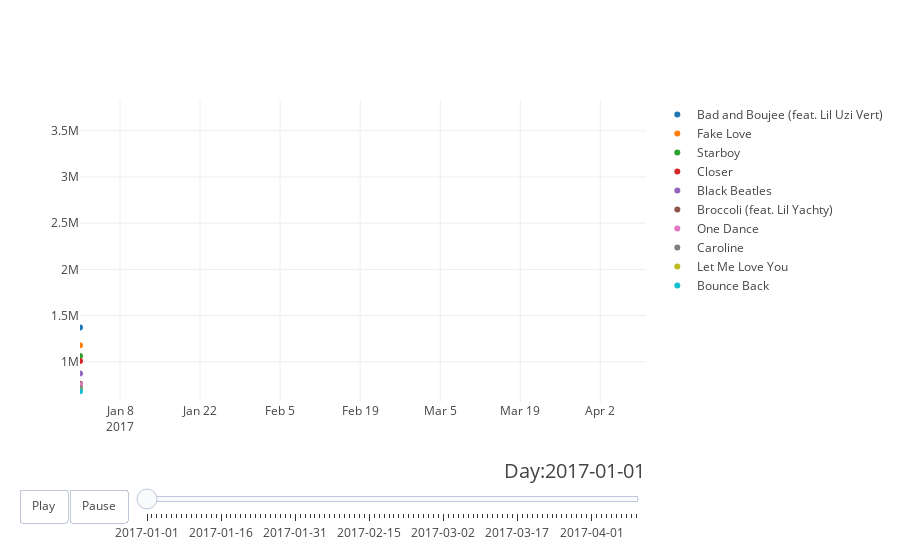

Notebook cell for this chart:
### Markdown cell above
Creates the line chart animation. Looks kind of trippy right now becuase the colors change and sometimes a song reenters the chart, though only the color thing is potentially fixable.

### Code cell
#run this cell to show the animation!
region_chosen = all_region_codes[region_selector.index]
df_specific_region = df[df['Region'] == region_chosen]
df_specific_region = df_specific_region[df_specific_region["Position"] <= 10]   #only consider the top 10 positions
region_days = sorted(df_specific_region["Date"].unique().tolist())
if len(region_days) > 100:
    print("truncating no. of days to just 100 for better performance")
    region_days = region_days[:100]

figure = {
    'data': [],
    'layout': {},
    'frames': []
}

# fill in most of layout
figure['layout']['hovermode'] = 'closest'
figure['layout']['sliders'] = {
    'args': [
        'transition', {
            'duration': 400,
            'easing': 'cubic-in-out'
        }
    ],
    'initialValue': region_days[0],
    'plotlycommand': 'animate',
    'values': region_days,
    'visible': True
}
figure['layout']['xaxis'] = {'range':[region_days[0], region_days[-1]]}
min_y = df_specific_region["Streams"].unique().tolist()
max_y = max(min_y)/(1.5)
min_y = min(min_y)
figure['layout']['yaxis'] = {'range':[min_y, max_y]}

figure['layout']['updatemenus'] = [
    {
        'buttons': [
            {
                'args': [None, {'frame': {'duration': 200, 'redraw': False},
                         'fromcurrent': True, 'transition': {'duration': 100, 'easing': 'quadratic-in-out'}}],
                'label': 'Play',
                'method': 'animate'
            },
            {
                'args': [[None], {'frame': {'duration': 0, 'redraw': False}, 'mode': 'immediate',
                'transition': {'duration': 0}}],
                'label': 'Pause',
                'method': 'animate'
            }
        ],
        'direction': 'left',
        'pad': {'r': 10, 't': 87},
        'showactive': False,
        'type': 'buttons',
        'x': 0.1,
        'xanchor': 'right',
        'y': 0,
        'yanchor': 'top'
    }
]

sliders_dict = {
    'active': 0,
    'yanchor': 'top',
    'xanchor': 'left',
    'currentvalue': {
        'font': {'size': 20},
        'prefix': 'Day:',
        'visible': True,
        'xanchor': 'right'
    },
    'transition': {'duration': 200, 'easing': 'cubic-in-out'},
    'pad': {'b': 10, 't': 50},
    'len': 0.9,
    'x': 0.1,
    'y': 0,
    'steps': []
}

# make initial day data
date = region_days[0]
df_song_data_day = df_specific_region[df_specific_region["Date"] == date]
for i, row in df_song_data_day.iterrows():
    position_y = row["Streams"]
    position_x = date
    datadict = {
        'x' : [position_x],
        'y' : [position_y],
        'mode' :'markers',
        'name' : row["Track Name"]
    }
    figure['data'].append(datadict)

#making data for each frame
song_marks = {}    #{'name':[{x, y}]}
for i, date in enumerate(region_days):
    frame = {'data': [], 'name': date}
    df_song_data_day = df_specific_region[df_specific_region["Date"] == date]
    for i, row in df_song_data_day.iterrows():
        position_y = row["Streams"]
        position_x = date
        song_name = row["Track Name"]
        xs = [position_x]
        ys = [position_y]
        if song_name in song_marks.keys():
            xs.extend(song_marks[song_name]['x'])
            ys.extend(song_marks[song_name]['y'])
        data_dict = {
            'x' : xs,
            'y' : ys,
            'mode' :'markers+lines',
            'name' : song_name
        }
        song_marks[song_name] = {}
        song_marks[song_name]['x'] = xs
        song_marks[song_name]['y'] = ys
        frame['data'].append(data_dict)

    figure['frames'].append(frame)
    slider_step = {'args': [
        [date],
        {'frame': {'duration': 300, 'redraw': False},
         'mode': 'immediate',
       'transition': {'duration': 300}}
     ],
     'label': date,
     'method': 'animate'}
    sliders_dict['steps'].append(slider_step)

figure['layout']['sliders'] = [sliders_dict]

iplot(figure, filename='anim')

### Figure 1 — Plotly figure (JSON) as saved in the notebook; plotly's stock layout.template omitted (floating-point values rounded to 4 significant figures)
{"data": [{"mode": "markers", "name": "Bad and Boujee (feat. Lil Uzi Vert)", "type": "scatter", "uid": "062c3006-5c46-48b6-bab8-f1e1ba951921", "x": ["2017-01-01"], "y": [1371493]}, {"mode": "markers", "name": "Fake Love", "type": "scatter", "uid": "9b02a188-1327-4e0f-9a09-0617343d55f5", "x": ["2017-01-01"], "y": [1180074]}, {"mode": "markers", "name": "Starboy", "type": "scatter", "uid": "40532a33-c902-4b0d-a5d2-a43feee92d3d", "x": ["2017-01-01"], "y": [1064351]}, {"mode": "markers", "name": "Closer", "type": "scatter", "uid": "ca248262-f277-4880-aa05-e3d0dea4ce04", "x": ["2017-01-01"], "y": [1010492]}, {"mode": "markers", "name": "Black Beatles", "type": "scatter", "uid": "045d7731-bd1a-431b-8dad-168f4ebfd1f1", "x": ["2017-01-01"], "y": [874289]}, {"mode": "markers", "name": "Broccoli (feat. Lil Yachty)", "type": "scatter", "uid": "1fa116a3-a903-40b8-a405-4da74330e350", "x": ["2017-01-01"], "y": [763259]}, {"mode": "markers", "name": "One Dance", "type": "scatter", "uid": "91925c9b-4b4f-4bcf-b833-6b8ab97840ce", "x": ["2017-01-01"], "y": [753150]}, {"mode": "markers", "name": "Caroline", "type": "scatter", "uid": "7dcdb854-fe16-4966-b699-6b5cd3b76754", "x": ["2017-01-01"], "y": [714839]}, {"mode": "markers", "name": "Let Me Love You", "type": "scatter", "uid": "2974956a-267c-4925-9468-419e6e927f30", "x": ["2017-01-01"], "y": [690483]}, {"mode": "markers", "name": "Bounce Back", "type": "scatter", "uid": "91938d97-dbac-47ca-9c80-1690e510feb2", "x": ["2017-01-01"], "y": [682688]}], "layout": {"hovermode": "closest", "sliders": [{"active": 0, "currentvalue": {"font": {"size": 20}, "prefix": "Day:", "visible": true, "xanchor": "right"}, "len": 0.9, "pad": {"b": 10, "t": 50}, "steps": [{"args": [["2017-01-01"], {"frame": {"duration": 300, "redraw": false}, "mode": "immediate", "transition": {"duration": 300}}], "label": "2017-01-01", "method": "animate"}, {"args": [["2017-01-02"], {"frame": {"duration": 300, "redraw": false}, "mode": "immediate", "transition": {"duration": 300}}], "label": "2017-01-02", "method": "animate"}, {"args": [["2017-01-03"], {"frame": {"duration": 300, "redraw": false}, "mode": "immediate", "transition": {"duration": 300}}], "label": "2017-01-03", "method": "animate"}, {"args": [["2017-01-04"], {"frame": {"duration": 300, "redraw": false}, "mode": "immediate", "transition": {"duration": 300}}], "label": "2017-01-04", "method": "animate"}, {"args": [["2017-01-05"], {"frame": {"duration": 300, "redraw": false}, "mode": "immediate", "transition": {"duration": 300}}], "label": "2017-01-05", "method": "animate"}, {"args": [["2017-01-06"], {"frame": {"duration": 300, "redraw": false}, "mode": "immediate", "transition": {"duration": 300}}], "label": "2017-01-06", "method": "animate"}, {"args": [["2017-01-07"], {"frame": {"duration": 300, "redraw": false}, "mode": "immediate", "transition": {"duration": 300}}], "label": "2017-01-07", "method": "animate"}, {"args": [["2017-01-08"], {"frame": {"duration": 300, "redraw": false}, "mode": "immediate", "transition": {"duration": 300}}], "label": "2017-01-08", "method": "animate"}, {"args": [["2017-01-09"], {"frame": {"duration": 300, "redraw": false}, "mode": "immediate", "transition": {"duration": 300}}], "label": "2017-01-09", "method": "animate"}, {"args": [["2017-01-10"], {"frame": {"duration": 300, "redraw": false}, "mode": "immediate", "transition": {"duration": 300}}], "label": "2017-01-10", "method": "animate"}, {"args": [["2017-01-11"], {"frame": {"duration": 300, "redraw": false}, "mode": "immediate", "transition": {"duration": 300}}], "label": "2017-01-11", "method": "animate"}, {"args": [["2017-01-12"], {"frame": {"duration": 300, "redraw": false}, "mode": "immediate", "transition": {"duration": 300}}], "label": "2017-01-12", "method": "animate"}, {"args": [["2017-01-13"], {"frame": {"duration": 300, "redraw": false}, "mode": "immediate", "transition": {"duration": 300}}], "label": "2017-01-13", "method": "animate"}, {"args": [["2017-01-14"], {"frame": {"duration": 300, "redraw": false}, "mode": "immediate", "transition": {"duration": 300}}], "label": "2017-01-14", "method": "animate"}, {"args": [["2017-01-15"], {"frame": {"duration": 300, "redraw": false}, "mode": "immediate", "transition": {"duration": 300}}], "label": "2017-01-15", "method": "animate"}, {"args": [["2017-01-16"], {"frame": {"duration": 300, "redraw": false}, "mode": "immediate", "transition": {"duration": 300}}], "label": "2017-01-16", "method": "animate"}, {"args": [["2017-01-17"], {"frame": {"duration": 300, "redraw": false}, "mode": "immediate", "transition": {"duration": 300}}], "label": "2017-01-17", "method": "animate"}, {"args": [["2017-01-18"], {"frame": {"duration": 300, "redraw": false}, "mode": "immediate", "transition": {"duration": 300}}], "label": "2017-01-18", "method": "animate"}, {"args": [["2017-01-19"], {"frame": {"duration": 300, "redraw": false}, "mode": "immediate", "transition": {"duration": 300}}], "label": "2017-01-19", "method": "animate"}, {"args": [["2017-01-20"], {"frame": {"duration": 300, "redraw": false}, "mode": "immediate", "transition": {"duration": 300}}], "label": "2017-01-20", "method": "animate"}, {"args": [["2017-01-21"], {"frame": {"duration": 300, "redraw": false}, "mode": "immediate", "transition": {"duration": 300}}], "label": "2017-01-21", "method": "animate"}, {"args": [["2017-01-22"], {"frame": {"duration": 300, "redraw": false}, "mode": "immediate", "transition": {"duration": 300}}], "label": "2017-01-22", "method": "animate"}, {"args": [["2017-01-23"], {"frame": {"duration": 300, "redraw": false}, "mode": "immediate", "transition": {"duration": 300}}], "label": "2017-01-23", "method": "animate"}, {"args": [["2017-01-24"], {"frame": {"duration": 300, "redraw": false}, "mode": "immediate", "transition": {"duration": 300}}], "label": "2017-01-24", "method": "animate"}, {"args": [["2017-01-25"], {"frame": {"duration": 300, "redraw": false}, "mode": "immediate", "transition": {"duration": 300}}], "label": "2017-01-25", "method": "animate"}, {"args": [["2017-01-26"], {"frame": {"duration": 300, "redraw": false}, "mode": "immediate", "transition": {"duration": 300}}], "label": "2017-01-26", "method": "animate"}, {"args": [["2017-01-27"], {"frame": {"duration": 300, "redraw": false}, "mode": "immediate", "transition": {"duration": 300}}], "label": "2017-01-27", "method": "animate"}, {"args": [["2017-01-28"], {"frame": {"duration": 300, "redraw": false}, "mode": "immediate", "transition": {"duration": 300}}], "label": "2017-01-28", "method": "animate"}, {"args": [["2017-01-29"], {"frame": {"duration": 300, "redraw": false}, "mode": "immediate", "transition": {"duration": 300}}], "label": "2017-01-29", "method": "animate"}, {"args": [["2017-01-30"], {"frame": {"duration": 300, "redraw": false}, "mode": "immediate", "transition": {"duration": 300}}], "label": "2017-01-30", "method": "animate"}, {"args": [["2017-01-31"], {"frame": {"duration": 300, "redraw": false}, "mode": "immediate", "transition": {"duration": 300}}], "label": "2017-01-31", "method": "animate"}, {"args": [["2017-02-01"], {"frame": {"duration": 300, "redraw": false}, "mode": "immediate", "transition": {"duration": 300}}], "label": "2017-02-01", "method": "animate"}, {"args": [["2017-02-02"], {"frame": {"duration": 300, "redraw": false}, "mode": "immediate", "transition": {"duration": 300}}], "label": "2017-02-02", "method": "animate"}, {"args": [["2017-02-03"], {"frame": {"duration": 300, "redraw": false}, "mode": "immediate", "transition": {"duration": 300}}], "label": "2017-02-03", "method": "animate"}, {"args": [["2017-02-04"], {"frame": {"duration": 300, "redraw": false}, "mode": "immediate", "transition": {"duration": 300}}], "label": "2017-02-04", "method": "animate"}, {"args": [["2017-02-05"], {"frame": {"duration": 300, "redraw": false}, "mode": "immediate", "transition": {"duration": 300}}], "label": "2017-02-05", "method": "animate"}, {"args": [["2017-02-06"], {"frame": {"duration": 300, "redraw": false}, "mode": "immediate", "transition": {"duration": 300}}], "label": "2017-02-06", "method": "animate"}, {"args": [["2017-02-07"], {"frame": {"duration": 300, "redraw": false}, "mode": "immediate", "transition": {"duration": 300}}], "label": "2017-02-07", "method": "animate"}, {"args": [["2017-02-08"], {"frame": {"duration": 300, "redraw": false}, "mode": "immediate", "transition": {"duration": 300}}], "label": "2017-02-08", "method": "animate"}, {"args": [["2017-02-09"], {"frame": {"duration": 300, "redraw": false}, "mode": "immediate", "transition": {"duration": 300}}], "label": "2017-02-09", "method": "animate"}, {"args": [["2017-02-10"], {"frame": {"duration": 300, "redraw": false}, "mode": "immediate", "transition": {"duration": 300}}], "label": "2017-02-10", "method": "animate"}, {"args": [["2017-02-11"], {"frame": {"duration": 300, "redraw": false}, "mode": "immediate", "transition": {"duration": 300}}], "label": "2017-02-11", "method": "animate"}, {"args": [["2017-02-12"], {"frame": {"duration": 300, "redraw": false}, "mode": "immediate", "transition": {"duration": 300}}], "label": "2017-02-12", "method": "animate"}, {"args": [["2017-02-13"], {"frame": {"duration": 300, "redraw": false}, "mode": "immediate", "transition": {"duration": 300}}], "label": "2017-02-13", "method": "animate"}, {"args": [["2017-02-14"], {"frame": {"duration": 300, "redraw": false}, "mode": "immediate", "transition": {"duration": 300}}], "label": "2017-02-14", "method": "animate"}, {"args": [["2017-02-15"], {"frame": {"duration": 300, "redraw": false}, "mode": "immediate", "transition": {"duration": 300}}], "label": "2017-02-15", "method": "animate"}, {"args": [["2017-02-16"], {"frame": {"duration": 300, "redraw": false}, "mode": "immediate", "transition": {"duration": 300}}], "label": "2017-02-16", "method": "animate"}, {"args": [["2017-02-17"], {"frame": {"duration": 300, "redraw": false}, "mode": "immediate", "transition": {"duration": 300}}], "label": "2017-02-17", "method": "animate"}, {"args": [["2017-02-18"], {"frame": {"duration": 300, "redraw": false}, "mode": "immediate", "transition": {"duration": 300}}], "label": "2017-02-18", "method": "animate"}, {"args": [["2017-02-19"], {"frame": {"duration": 300, "redraw": false}, "mode": "immediate", "transition": {"duration": 300}}], "label": "2017-02-19", "method": "animate"}, {"args": [["2017-02-20"], {"frame": {"duration": 300, "redraw": false}, "mode": "immediate", "transition": {"duration": 300}}], "label": "2017-02-20", "method": "animate"}, {"args": [["2017-02-21"], {"frame": {"duration": 300, "redraw": false}, "mode": "immediate", "transition": {"duration": 300}}], "label": "2017-02-21", "method": "animate"}, {"args": [["2017-02-22"], {"frame": {"duration": 300, "redraw": false}, "mode": "immediate", "transition": {"duration": 300}}], "label": "2017-02-22", "method": "animate"}, {"args": [["2017-02-23"], {"frame": {"duration": 300, "redraw": false}, "mode": "immediate", "transition": {"duration": 300}}], "label": "2017-02-23", "method": "animate"}, {"args": [["2017-02-24"], {"frame": {"duration": 300, "redraw": false}, "mode": "immediate", "transition": {"duration": 300}}], "label": "2017-02-24", "method": "animate"}, {"args": [["2017-02-25"], {"frame": {"duration": 300, "redraw": false}, "mode": "immediate", "transition": {"duration": 300}}], "label": "2017-02-25", "method": "animate"}, {"args": [["2017-02-26"], {"frame": {"duration": 300, "redraw": false}, "mode": "immediate", "transition": {"duration": 300}}], "label": "2017-02-26", "method": "animate"}, {"args": [["2017-02-27"], {"frame": {"duration": 300, "redraw": false}, "mode": "immediate", "transition": {"duration": 300}}], "label": "2017-02-27", "method": "animate"}, {"args": [["2017-02-28"], {"frame": {"duration": 300, "redraw": false}, "mode": "immediate", "transition": {"duration": 300}}], "label": "2017-02-28", "method": "animate"}, {"args": [["2017-03-01"], {"frame": {"duration": 300, "redraw": false}, "mode": "immediate", "transition": {"duration": 300}}], "label": "2017-03-01", "method": "animate"}, {"args": [["2017-03-02"], {"frame": {"duration": 300, "redraw": false}, "mode": "immediate", "transition": {"duration": 300}}], "label": "2017-03-02", "method": "animate"}, {"args": [["2017-03-03"], {"frame": {"duration": 300, "redraw": false}, "mode": "immediate", "transition": {"duration": 300}}], "label": "2017-03-03", "method": "animate"}, {"args": [["2017-03-04"], {"frame": {"duration": 300, "redraw": false}, "mode": "immediate", "transition": {"duration": 300}}], "label": "2017-03-04", "method": "animate"}, {"args": [["2017-03-05"], {"frame": {"duration": 300, "redraw": false}, "mode": "immediate", "transition": {"duration": 300}}], "label": "2017-03-05", "method": "animate"}, {"args": [["2017-03-06"], {"frame": {"duration": 300, "redraw": false}, "mode": "immediate", "transition": {"duration": 300}}], "label": "2017-03-06", "method": "animate"}, {"args": [["2017-03-07"], {"frame": {"duration": 300, "redraw": false}, "mode": "immediate", "transition": {"duration": 300}}], "label": "2017-03-07", "method": "animate"}, {"args": [["2017-03-08"], {"frame": {"duration": 300, "redraw": false}, "mode": "immediate", "transition": {"duration": 300}}], "label": "2017-03-08", "method": "animate"}, {"args": [["2017-03-09"], {"frame": {"duration": 300, "redraw": false}, "mode": "immediate", "transition": {"duration": 300}}], "label": "2017-03-09", "method": "animate"}, {"args": [["2017-03-10"], {"frame": {"duration": 300, "redraw": false}, "mode": "immediate", "transition": {"duration": 300}}], "label": "2017-03-10", "method": "animate"}, {"args": [["2017-03-11"], {"frame": {"duration": 300, "redraw": false}, "mode": "immediate", "transition": {"duration": 300}}], "label": "2017-03-11", "method": "animate"}, {"args": [["2017-03-12"], {"frame": {"duration": 300, "redraw": false}, "mode": "immediate", "transition": {"duration": 300}}], "label": "2017-03-12", "method": "animate"}, {"args": [["2017-03-13"], {"frame": {"duration": 300, "redraw": false}, "mode": "immediate", "transition": {"duration": 300}}], "label": "2017-03-13", "method": "animate"}, {"args": [["2017-03-14"], {"frame": {"duration": 300, "redraw": false}, "mode": "immediate", "transition": {"duration": 300}}], "label": "2017-03-14", "method": "animate"}, {"args": [["2017-03-15"], {"frame": {"duration": 300, "redraw": false}, "mode": "immediate", "transition": {"duration": 300}}], "label": "2017-03-15", "method": "animate"}, {"args": [["2017-03-16"], {"frame": {"duration": 300, "redraw": false}, "mode": "immediate", "transition": {"duration": 300}}], "label": "2017-03-16", "method": "animate"}, {"args": [["2017-03-17"], {"frame": {"duration": 300, "redraw": false}, "mode": "immediate", "transition": {"duration": 300}}], "label": "2017-03-17", "method": "animate"}, {"args": [["2017-03-18"], {"frame": {"duration": 300, "redraw": false}, "mode": "immediate", "transition": {"duration": 300}}], "label": "2017-03-18", "method": "animate"}, {"args": [["2017-03-19"], {"frame": {"duration": 300, "redraw": false}, "mode": "immediate", "transition": {"duration": 300}}], "label": "2017-03-19", "method": "animate"}, {"args": [["2017-03-20"], {"frame": {"duration": 300, "redraw": false}, "mode": "immediate", "transition": {"duration": 300}}], "label": "2017-03-20", "method": "animate"}, {"args": [["2017-03-21"], {"frame": {"duration": 300, "redraw": false}, "mode": "immediate", "transition": {"duration": 300}}], "label": "2017-03-21", "method": "animate"}, {"args": [["2017-03-22"], {"frame": {"duration": 300, "redraw": false}, "mode": "immediate", "transition": {"duration": 300}}], "label": "2017-03-22", "method": "animate"}, {"args": [["2017-03-23"], {"frame": {"duration": 300, "redraw": false}, "mode": "immediate", "transition": {"duration": 300}}], "label": "2017-03-23", "method": "animate"}, {"args": [["2017-03-24"], {"frame": {"duration": 300, "redraw": false}, "mode": "immediate", "transition": {"duration": 300}}], "label": "2017-03-24", "method": "animate"}, {"args": [["2017-03-25"], {"frame": {"duration": 300, "redraw": false}, "mode": "immediate", "transition": {"duration": 300}}], "label": "2017-03-25", "method": "animate"}, {"args": [["2017-03-26"], {"frame": {"duration": 300, "redraw": false}, "mode": "immediate", "transition": {"duration": 300}}], "label": "2017-03-26", "method": "animate"}, {"args": [["2017-03-27"], {"frame": {"duration": 300, "redraw": false}, "mode": "immediate", "transition": {"duration": 300}}], "label": "2017-03-27", "method": "animate"}, {"args": [["2017-03-28"], {"frame": {"duration": 300, "redraw": false}, "mode": "immediate", "transition": {"duration": 300}}], "label": "2017-03-28", "method": "animate"}, {"args": [["2017-03-29"], {"frame": {"duration": 300, "redraw": false}, "mode": "immediate", "transition": {"duration": 300}}], "label": "2017-03-29", "method": "animate"}, {"args": [["2017-03-30"], {"frame": {"duration": 300, "redraw": false}, "mode": "immediate", "transition": {"duration": 300}}], "label": "2017-03-30", "method": "animate"}, {"args": [["2017-03-31"], {"frame": {"duration": 300, "redraw": false}, "mode": "immediate", "transition": {"duration": 300}}], "label": "2017-03-31", "method": "animate"}, {"args": [["2017-04-01"], {"frame": {"duration": 300, "redraw": false}, "mode": "immediate", "transition": {"duration": 300}}], "label": "2017-04-01", "method": "animate"}, {"args": [["2017-04-02"], {"frame": {"duration": 300, "redraw": false}, "mode": "immediate", "transition": {"duration": 300}}], "label": "2017-04-02", "method": "animate"}, {"args": [["2017-04-03"], {"frame": {"duration": 300, "redraw": false}, "mode": "immediate", "transition": {"duration": 300}}], "label": "2017-04-03", "method": "animate"}, {"args": [["2017-04-04"], {"frame": {"duration": 300, "redraw": false}, "mode": "immediate", "transition": {"duration": 300}}], "label": "2017-04-04", "method": "animate"}, {"args": [["2017-04-05"], {"frame": {"duration": 300, "redraw": false}, "mode": "immediate", "transition": {"duration": 300}}], "label": "2017-04-05", "method": "animate"}, {"args": [["2017-04-06"], {"frame": {"duration": 300, "redraw": false}, "mode": "immediate", "transition": {"duration": 300}}], "label": "2017-04-06", "method": "animate"}, {"args": [["2017-04-07"], {"frame": {"duration": 300, "redraw": false}, "mode": "immediate", "transition": {"duration": 300}}], "label": "2017-04-07", "method": "animate"}, {"args": [["2017-04-08"], {"frame": {"duration": 300, "redraw": false}, "mode": "immediate", "transition": {"duration": 300}}], "label": "2017-04-08", "method": "animate"}, {"args": [["2017-04-09"], {"frame": {"duration": 300, "redraw": false}, "mode": "immediate", "transition": {"duration": 300}}], "label": "2017-04-09", "method": "animate"}, {"args": [["2017-04-10"], {"frame": {"duration": 300, "redraw": false}, "mode": "immediate", "transition": {"duration": 300}}], "label": "2017-04-10", "method": "animate"}], "transition": {"duration": 200, "easing": "cubic-in-out"}, "x": 0.1, "xanchor": "left", "y": 0, "yanchor": "top"}], "updatemenus": [{"buttons": [{"args": [null, {"frame": {"duration": 200, "redraw": false}, "fromcurrent": true, "transition": {"duration": 100, "easing": "quadratic-in-out"}}], "label": "Play", "method": "animate"}, {"args": [[null], {"frame": {"duration": 0, "redraw": false}, "mode": "immediate", "transition": {"duration": 0}}], "label": "Pause", "method": "animate"}], "direction": "left", "pad": {"r": 10, "t": 87}, "showactive": false, "type": "buttons", "x": 0.1, "xanchor": "right", "y": 0, "yanchor": "top"}], "xaxis": {"range": ["2017-01-01", "2017-04-10"]}, "yaxis": {"range": [565606, 3833000.0]}}}
